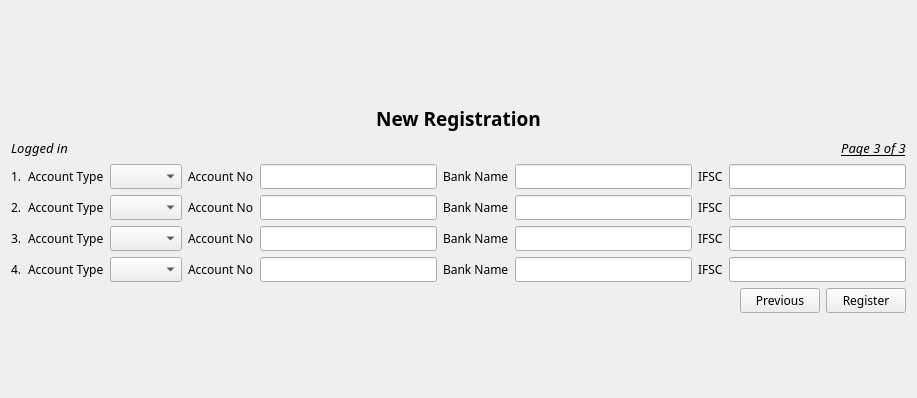
          <widget class="QWidget" name="pageNewRef3">
           <layout class="QFormLayout" name="formLayout_3">
            <item row="0" column="0">
             <spacer name="verticalSpacer_12">
              <property name="orientation">
               <enum>Qt::Vertical</enum>
              </property>
              <property name="sizeHint" stdset="0">
               <size>
                <width>20</width>
                <height>88</height>
               </size>
              </property>
             </spacer>
            </item>
            <item row="1" column="0" colspan="2">
             <layout class="QHBoxLayout" name="horizontalLayout_18">
              <property name="sizeConstraint">
               <enum>QLayout::SetFixedSize</enum>
              </property>
              <property name="topMargin">
               <number>0</number>
              </property>
              <item>
               <spacer name="horizontalSpacer_29">
                <property name="orientation">
                 <enum>Qt::Horizontal</enum>
                </property>
                <property name="sizeHint" stdset="0">
                 <size>
                  <width>268</width>
                  <height>20</height>
                 </size>
                </property>
               </spacer>
              </item>
              <item>
               <widget class="QLabel" name="label_22">
                <property name="font">
                 <font>
                  <family>Nokia Standard Multiscript</family>
                  <pointsize>14</pointsize>
                  <weight>75</weight>
                  <bold>true</bold>
                 </font>
                </property>
                <property name="text">
                 <string>New Registration</string>
                </property>
                <property name="alignment">
                 <set>Qt::AlignCenter</set>
                </property>
               </widget>
              </item>
              <item>
               <spacer name="horizontalSpacer_30">
                <property name="orientation">
                 <enum>Qt::Horizontal</enum>
                </property>
                <property name="sizeHint" stdset="0">
                 <size>
                  <width>308</width>
                  <height>20</height>
                 </size>
                </property>
               </spacer>
              </item>
             </layout>
            </item>
            <item row="2" column="0" colspan="2">
             <layout class="QHBoxLayout" name="horizontalLayout_19">
              <item>
               <widget class="QLabel" name="labelusernewreg3">
                <property name="font">
                 <font>
                  <family>Nokia Standard Multiscript</family>
                  <pointsize>10</pointsize>
                  <italic>true</italic>
                 </font>
                </property>
                <property name="text">
                 <string>Logged in </string>
                </property>
               </widget>
              </item>
              <item>
               <spacer name="horizontalSpacer_31">
                <property name="orientation">
                 <enum>Qt::Horizontal</enum>
                </property>
                <property name="sizeHint" stdset="0">
                 <size>
                  <width>628</width>
                  <height>20</height>
                 </size>
                </property>
               </spacer>
              </item>
              <item>
               <widget class="QLabel" name="label_91">
                <property name="font">
                 <font>
                  <family>Nokia Standard Multiscript</family>
                  <pointsize>10</pointsize>
                  <italic>true</italic>
                  <underline>true</underline>
                 </font>
                </property>
                <property name="text">
                 <string>Page 3 of 3</string>
                </property>
                <property name="alignment">
                 <set>Qt::AlignCenter</set>
                </property>
               </widget>
              </item>
             </layout>
            </item>
            <item row="3" column="0" colspan="2">
             <layout class="QGridLayout" name="gridLayout_3">
              <item row="0" column="0">
               <widget class="QLabel" name="label_47">
                <property name="font">
                 <font>
                  <family>Nokia Standard Multiscript</family>
                  <pointsize>9</pointsize>
                 </font>
                </property>
                <property name="text">
                 <string>1.</string>
                </property>
               </widget>
              </item>
              <item row="0" column="1">
               <widget class="QLabel" name="label_43">
                <property name="font">
                 <font>
                  <family>Nokia Standard Multiscript</family>
                  <pointsize>9</pointsize>
                 </font>
                </property>
                <property name="text">
                 <string>Account Type</string>
                </property>
               </widget>
              </item>
              <item row="0" column="2">
               <widget class="QComboBox" name="comboBoxAccountType1">
                <property name="font">
                 <font>
                  <family>Nokia Standard Multiscript</family>
                  <pointsize>9</pointsize>
                 </font>
                </property>
               </widget>
              </item>
              <item row="0" column="3">
               <widget class="QLabel" name="label_44">
                <property name="font">
                 <font>
                  <family>Nokia Standard Multiscript</family>
                  <pointsize>9</pointsize>
                 </font>
                </property>
                <property name="text">
                 <string>Account No</string>
                </property>
               </widget>
              </item>
              <item row="0" column="4">
               <widget class="QLineEdit" name="editAccNo1">
                <property name="font">
                 <font>
                  <family>Nokia Standard Multiscript</family>
                  <pointsize>9</pointsize>
                 </font>
                </property>
               </widget>
              </item>
              <item row="0" column="5">
               <widget class="QLabel" name="label_45">
                <property name="font">
                 <font>
                  <family>Nokia Standard Multiscript</family>
                  <pointsize>9</pointsize>
                 </font>
                </property>
                <property name="text">
                 <string>Bank Name</string>
                </property>
               </widget>
              </item>
              <item row="0" column="6">
               <widget class="QLineEdit" name="ediBankName1">
                <property name="font">
                 <font>
                  <family>Nokia Standard Multiscript</family>
                  <pointsize>9</pointsize>
                 </font>
                </property>
               </widget>
              </item>
              <item row="0" column="7">
               <widget class="QLabel" name="label_46">
                <property name="font">
                 <font>
                  <family>Nokia Standard Multiscript</family>
                  <pointsize>9</pointsize>
                 </font>
                </property>
                <property name="text">
                 <string>IFSC</string>
                </property>
               </widget>
              </item>
              <item row="0" column="8">
               <widget class="QLineEdit" name="editIFSC1">
                <property name="font">
                 <font>
                  <family>Nokia Standard Multiscript</family>
                  <pointsize>9</pointsize>
                 </font>
                </property>
               </widget>
              </item>
              <item row="1" column="0">
               <widget class="QLabel" name="label_48">
                <property name="font">
                 <font>
                  <family>Nokia Standard Multiscript</family>
                  <pointsize>9</pointsize>
                 </font>
                </property>
                <property name="text">
                 <string>2.</string>
                </property>
               </widget>
              </item>
              <item row="1" column="1">
               <widget class="QLabel" name="label_51">
                <property name="font">
                 <font>
                  <family>Nokia Standard Multiscript</family>
                  <pointsize>9</pointsize>
                 </font>
                </property>
                <property name="text">
                 <string>Account Type</string>
                </property>
               </widget>
              </item>
              <item row="1" column="2">
               <widget class="QComboBox" name="comboBoxAccountType2">
                <property name="font">
                 <font>
                  <family>Nokia Standard Multiscript</family>
                  <pointsize>9</pointsize>
                 </font>
                </property>
               </widget>
              </item>
              <item row="1" column="3">
               <widget class="QLabel" name="label_49">
                <property name="font">
                 <font>
                  <family>Nokia Standard Multiscript</family>
                  <pointsize>9</pointsize>
                 </font>
                </property>
                <property name="text">
                 <string>Account No</string>
                </property>
               </widget>
              </item>
              <item row="1" column="4">
               <widget class="QLineEdit" name="editAccNo2">
                <property name="font">
                 <font>
                  <family>Nokia Standard Multiscript</family>
                  <pointsize>9</pointsize>
                 </font>
                </property>
               </widget>
              </item>
              <item row="1" column="5">
               <widget class="QLabel" name="label_52">
                <property name="font">
                 <font>
                  <family>Nokia Standard Multiscript</family>
                  <pointsize>9</pointsize>
                 </font>
                </property>
                <property name="text">
                 <string>Bank Name</string>
                </property>
               </widget>
              </item>
              <item row="1" column="6">
               <widget class="QLineEdit" name="ediBankName2">
                <property name="font">
                 <font>
                  <family>Nokia Standard Multiscript</family>
                  <pointsize>9</pointsize>
                 </font>
                </property>
               </widget>
              </item>
              <item row="1" column="7">
               <widget class="QLabel" name="label_50">
                <property name="font">
                 <font>
                  <family>Nokia Standard Multiscript</family>
                  <pointsize>9</pointsize>
                 </font>
                </property>
                <property name="text">
                 <string>IFSC</string>
                </property>
               </widget>
              </item>
              <item row="1" column="8">
               <widget class="QLineEdit" name="editIFSC2">
                <property name="font">
                 <font>
                  <family>Nokia Standard Multiscript</family>
                  <pointsize>9</pointsize>
                 </font>
                </property>
               </widget>
              </item>
              <item row="2" column="0">
               <widget class="QLabel" name="label_53">
                <property name="font">
                 <font>
                  <family>Nokia Standard Multiscript</family>
                  <pointsize>9</pointsize>
                 </font>
                </property>
                <property name="text">
                 <string>3.</string>
                </property>
               </widget>
              </item>
              <item row="2" column="1">
               <widget class="QLabel" name="label_56">
                <property name="font">
                 <font>
                  <family>Nokia Standard Multiscript</family>
                  <pointsize>9</pointsize>
                 </font>
                </property>
                <property name="text">
                 <string>Account Type</string>
                </property>
               </widget>
              </item>
              <item row="2" column="2">
               <widget class="QComboBox" name="comboBoxAccountType3">
                <property name="font">
                 <font>
                  <family>Nokia Standard Multiscript</family>
                  <pointsize>9</pointsize>
                 </font>
                </property>
               </widget>
              </item>
              <item row="2" column="3">
               <widget class="QLabel" name="label_54">
                <property name="font">
                 <font>
                  <family>Nokia Standard Multiscript</family>
                  <pointsize>9</pointsize>
                 </font>
                </property>
                <property name="text">
                 <string>Account No</string>
                </property>
               </widget>
              </item>
              <item row="2" column="4">
               <widget class="QLineEdit" name="editAccNo3">
                <property name="font">
                 <font>
                  <family>Nokia Standard Multiscript</family>
                  <pointsize>9</pointsize>
                 </font>
                </property>
               </widget>
              </item>
              <item row="2" column="5">
               <widget class="QLabel" name="label_57">
                <property name="font">
                 <font>
                  <family>Nokia Standard Multiscript</family>
                  <pointsize>9</pointsize>
                 </font>
                </property>
                <property name="text">
                 <string>Bank Name</string>
                </property>
               </widget>
              </item>
              <item row="2" column="6">
               <widget class="QLineEdit" name="ediBankName3">
                <property name="font">
                 <font>
                  <family>Nokia Standard Multiscript</family>
                  <pointsize>9</pointsize>
                 </font>
                </property>
               </widget>
              </item>
              <item row="2" column="7">
               <widget class="QLabel" name="label_55">
                <property name="font">
                 <font>
                  <family>Nokia Standard Multiscript</family>
                  <pointsize>9</pointsize>
                 </font>
                </property>
                <property name="text">
                 <string>IFSC</string>
                </property>
               </widget>
              </item>
              <item row="2" column="8">
               <widget class="QLineEdit" name="editIFSC3">
                <property name="font">
                 <font>
                  <family>Nokia Standard Multiscript</family>
                  <pointsize>9</pointsize>
                 </font>
                </property>
               </widget>
              </item>
              <item row="3" column="0">
               <widget class="QLabel" name="label_58">
                <property name="font">
                 <font>
                  <family>Nokia Standard Multiscript</family>
                  <pointsize>9</pointsize>
                 </font>
                </property>
                <property name="text">
                 <string>4.</string>
                </property>
               </widget>
              </item>
              <item row="3" column="1">
               <widget class="QLabel" name="label_61">
                <property name="font">
                 <font>
                  <family>Nokia Standard Multiscript</family>
                  <pointsize>9</pointsize>
                 </font>
                </property>
                <property name="text">
                 <string>Account Type</string>
                </property>
               </widget>
              </item>
              <item row="3" column="2">
               <widget class="QComboBox" name="comboBoxAccountType4">
                <property name="font">
                 <font>
                  <family>Nokia Standard Multiscript</family>
                  <pointsize>9</pointsize>
                 </font>
                </property>
               </widget>
              </item>
              <item row="3" column="3">
               <widget class="QLabel" name="label_59">
                <property name="font">
                 <font>
                  <family>Nokia Standard Multiscript</family>
                  <pointsize>9</pointsize>
                 </font>
                </property>
                <property name="text">
                 <string>Account No</string>
                </property>
               </widget>
              </item>
              <item row="3" column="4">
               <widget class="QLineEdit" name="editAccNo4">
                <property name="font">
                 <font>
                  <family>Nokia Standard Multiscript</family>
                  <pointsize>9</pointsize>
                 </font>
                </property>
               </widget>
              </item>
              <item row="3" column="5">
               <widget class="QLabel" name="label_62">
                <property name="font">
                 <font>
                  <family>Nokia Standard Multiscript</family>
                  <pointsize>9</pointsize>
                 </font>
                </property>
                <property name="text">
                 <string>Bank Name</string>
                </property>
               </widget>
              </item>
              <item row="3" column="6">
               <widget class="QLineEdit" name="ediBankName4">
                <property name="font">
                 <font>
                  <family>Nokia Standard Multiscript</family>
                  <pointsize>9</pointsize>
                 </font>
                </property>
               </widget>
              </item>
              <item row="3" column="7">
               <widget class="QLabel" name="label_60">
                <property name="font">
                 <font>
                  <family>Nokia Standard Multiscript</family>
                  <pointsize>9</pointsize>
                 </font>
                </property>
                <property name="text">
                 <string>IFSC</string>
                </property>
               </widget>
              </item>
              <item row="3" column="8">
               <widget class="QLineEdit" name="editIFSC4">
                <property name="font">
                 <font>
                  <family>Nokia Standard Multiscript</family>
                  <pointsize>9</pointsize>
                 </font>
                </property>
               </widget>
              </item>
             </layout>
            </item>
            <item row="4" column="0" colspan="2">
             <layout class="QHBoxLayout" name="horizontalLayout_20">
              <item>
               <spacer name="horizontalSpacer_32">
                <property name="orientation">
                 <enum>Qt::Horizontal</enum>
                </property>
                <property name="sizeHint" stdset="0">
                 <size>
                  <width>608</width>
                  <height>20</height>
                 </size>
                </property>
               </spacer>
              </item>
              <item>
               <widget class="QPushButton" name="btnPreviousNewPage3">
                <property name="font">
                 <font>
                  <family>Nokia Standard Multiscript</family>
                  <pointsize>9</pointsize>
                 </font>
                </property>
                <property name="text">
                 <string>Previous</string>
                </property>
               </widget>
              </item>
              <item>
               <widget class="QPushButton" name="btnRegisterNew">
                <property name="font">
                 <font>
                  <family>Nokia Standard Multiscript</family>
                  <pointsize>9</pointsize>
                 </font>
                </property>
                <property name="text">
                 <string>Register</string>
                </property>
               </widget>
              </item>
             </layout>
            </item>
            <item row="5" column="1">
             <spacer name="verticalSpacer_11">
              <property name="orientation">
               <enum>Qt::Vertical</enum>
              </property>
              <property name="sizeHint" stdset="0">
               <size>
                <width>869</width>
                <height>68</height>
               </size>
              </property>
             </spacer>
            </item>
           </layout>
          </widget>
